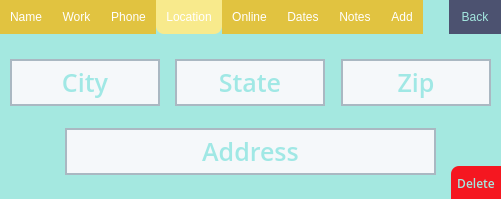
<?xml version="1.0" encoding="UTF-8"?>
<ui version="4.0">
 <class>Entry</class>
 <widget class="QMainWindow" name="Entry">
  <property name="geometry">
   <rect>
    <x>0</x>
    <y>0</y>
    <width>501</width>
    <height>199</height>
   </rect>
  </property>
  <property name="minimumSize">
   <size>
    <width>501</width>
    <height>199</height>
   </size>
  </property>
  <property name="maximumSize">
   <size>
    <width>501</width>
    <height>199</height>
   </size>
  </property>
  <property name="windowTitle">
   <string>MainWindow</string>
  </property>
  <property name="styleSheet">
   <string notr="true">background: #a4e8e0;
</string>
  </property>
  <widget class="QWidget" name="centralwidget">
   <widget class="QTabWidget" name="tabWidget">
    <property name="geometry">
     <rect>
      <x>0</x>
      <y>0</y>
      <width>505</width>
      <height>200</height>
     </rect>
    </property>
    <property name="font">
     <font/>
    </property>
    <property name="cursor">
     <cursorShape>PointingHandCursor</cursorShape>
    </property>
    <property name="whatsThis">
     <string>&lt;html&gt;&lt;head/&gt;&lt;body&gt;&lt;p&gt;&lt;br/&gt;&lt;/p&gt;&lt;/body&gt;&lt;/html&gt;</string>
    </property>
    <property name="styleSheet">
     <string notr="true">QTabWidget {
	background-color: #a4e8e0;
	color: #a4e8e0;
	border: none;
}

QTabBar::tab {
  	background: #e1c340;
  	color: white;
  	padding: 10px;
}

QTabBar::tab:selected {
  	background: #f8ea8c;
	border-bottom-left-radius: 8px;
	border-bottom-right-radius: 8px;
}</string>
    </property>
    <property name="tabPosition">
     <enum>QTabWidget::North</enum>
    </property>
    <property name="tabShape">
     <enum>QTabWidget::Rounded</enum>
    </property>
    <property name="currentIndex">
     <number>3</number>
    </property>
    <widget class="QWidget" name="Name">
     <property name="font">
      <font/>
     </property>
     <property name="accessibleName">
      <string/>
     </property>
     <property name="layoutDirection">
      <enum>Qt::LeftToRight</enum>
     </property>
     <attribute name="title">
      <string>Name</string>
     </attribute>
     <widget class="QLineEdit" name="first">
      <property name="geometry">
       <rect>
        <x>10</x>
        <y>49</y>
        <width>150</width>
        <height>47</height>
       </rect>
      </property>
      <property name="font">
       <font>
        <pointsize>-1</pointsize>
        <underline>true</underline>
       </font>
      </property>
      <property name="styleSheet">
       <string notr="true">background-color: #F5F8FA;
border: 2px solid #AAB8C2;
border-radius: 0px;
font-size: 25px;
color: #4cd7d0;</string>
      </property>
      <property name="text">
       <string/>
      </property>
      <property name="alignment">
       <set>Qt::AlignCenter</set>
      </property>
      <property name="placeholderText">
       <string>First</string>
      </property>
     </widget>
     <widget class="QLineEdit" name="middle">
      <property name="geometry">
       <rect>
        <x>175</x>
        <y>49</y>
        <width>150</width>
        <height>47</height>
       </rect>
      </property>
      <property name="font">
       <font>
        <pointsize>-1</pointsize>
       </font>
      </property>
      <property name="styleSheet">
       <string notr="true">background-color: #F5F8FA;
border: 2px solid #AAB8C2;
border-radius: 0px;
font-size: 25px;
color: #4cd7d0;</string>
      </property>
      <property name="text">
       <string/>
      </property>
      <property name="alignment">
       <set>Qt::AlignCenter</set>
      </property>
      <property name="placeholderText">
       <string>Middle</string>
      </property>
     </widget>
     <widget class="QLineEdit" name="last">
      <property name="geometry">
       <rect>
        <x>341</x>
        <y>49</y>
        <width>150</width>
        <height>47</height>
       </rect>
      </property>
      <property name="font">
       <font>
        <pointsize>-1</pointsize>
       </font>
      </property>
      <property name="styleSheet">
       <string notr="true">background-color: #F5F8FA;
border: 2px solid #AAB8C2;
border-radius: 0px;
font-size: 25px;
color: #4cd7d0;</string>
      </property>
      <property name="text">
       <string/>
      </property>
      <property name="alignment">
       <set>Qt::AlignCenter</set>
      </property>
      <property name="placeholderText">
       <string>Last</string>
      </property>
     </widget>
    </widget>
    <widget class="QWidget" name="Work">
     <property name="cursor">
      <cursorShape>ArrowCursor</cursorShape>
     </property>
     <attribute name="title">
      <string>Work</string>
     </attribute>
     <widget class="QLineEdit" name="company">
      <property name="geometry">
       <rect>
        <x>65</x>
        <y>25</y>
        <width>371</width>
        <height>47</height>
       </rect>
      </property>
      <property name="font">
       <font>
        <family>Open Sans SemiBold</family>
        <pointsize>-1</pointsize>
        <underline>true</underline>
       </font>
      </property>
      <property name="toolTip">
       <string/>
      </property>
      <property name="styleSheet">
       <string notr="true">background-color: #F5F8FA;
border: 2px solid #AAB8C2;
border-radius: 0px;
font-size: 25px;
color: #4cd7d0;
</string>
      </property>
      <property name="alignment">
       <set>Qt::AlignCenter</set>
      </property>
      <property name="placeholderText">
       <string>Company</string>
      </property>
     </widget>
     <widget class="QLineEdit" name="title">
      <property name="geometry">
       <rect>
        <x>65</x>
        <y>94</y>
        <width>371</width>
        <height>47</height>
       </rect>
      </property>
      <property name="font">
       <font>
        <family>Open Sans SemiBold</family>
        <pointsize>-1</pointsize>
       </font>
      </property>
      <property name="styleSheet">
       <string notr="true">background-color: #F5F8FA;
border: 2px solid #AAB8C2;
border-radius: 0px;
font-size: 25px;
color: #4cd7d0;
</string>
      </property>
      <property name="alignment">
       <set>Qt::AlignCenter</set>
      </property>
      <property name="placeholderText">
       <string>Title</string>
      </property>
     </widget>
    </widget>
    <widget class="QWidget" name="Phones">
     <property name="cursor">
      <cursorShape>ArrowCursor</cursorShape>
     </property>
     <attribute name="title">
      <string>Phone</string>
     </attribute>
     <widget class="QLineEdit" name="home">
      <property name="geometry">
       <rect>
        <x>10</x>
        <y>49</y>
        <width>150</width>
        <height>47</height>
       </rect>
      </property>
      <property name="font">
       <font>
        <family>Open Sans SemiBold</family>
        <pointsize>-1</pointsize>
       </font>
      </property>
      <property name="styleSheet">
       <string notr="true">background-color: #F5F8FA;
border: 2px solid #AAB8C2;
border-radius: 0px;
font-size: 22px;
color: #4cd7d0;</string>
      </property>
      <property name="text">
       <string/>
      </property>
      <property name="alignment">
       <set>Qt::AlignCenter</set>
      </property>
      <property name="placeholderText">
       <string>Home</string>
      </property>
     </widget>
     <widget class="QLineEdit" name="mobile">
      <property name="geometry">
       <rect>
        <x>175</x>
        <y>49</y>
        <width>150</width>
        <height>47</height>
       </rect>
      </property>
      <property name="font">
       <font>
        <family>Open Sans SemiBold</family>
        <pointsize>-1</pointsize>
       </font>
      </property>
      <property name="styleSheet">
       <string notr="true">background-color: #F5F8FA;
border: 2px solid #AAB8C2;
border-radius: 0px;
font-size: 22px;
color: #4cd7d0;</string>
      </property>
      <property name="alignment">
       <set>Qt::AlignCenter</set>
      </property>
      <property name="placeholderText">
       <string>Mobile</string>
      </property>
     </widget>
     <widget class="QLineEdit" name="work">
      <property name="geometry">
       <rect>
        <x>341</x>
        <y>49</y>
        <width>150</width>
        <height>47</height>
       </rect>
      </property>
      <property name="font">
       <font>
        <family>Open Sans SemiBold</family>
        <pointsize>-1</pointsize>
       </font>
      </property>
      <property name="styleSheet">
       <string notr="true">background-color: #F5F8FA;
border: 2px solid #AAB8C2;
border-radius: 0px;
font-size: 22px;
color: #4cd7d0;</string>
      </property>
      <property name="alignment">
       <set>Qt::AlignCenter</set>
      </property>
      <property name="placeholderText">
       <string>Work</string>
      </property>
     </widget>
    </widget>
    <widget class="QWidget" name="Location">
     <property name="cursor">
      <cursorShape>ArrowCursor</cursorShape>
     </property>
     <attribute name="title">
      <string>Location</string>
     </attribute>
     <widget class="QLineEdit" name="address">
      <property name="geometry">
       <rect>
        <x>65</x>
        <y>94</y>
        <width>371</width>
        <height>47</height>
       </rect>
      </property>
      <property name="font">
       <font>
        <family>Open Sans SemiBold</family>
        <pointsize>-1</pointsize>
       </font>
      </property>
      <property name="styleSheet">
       <string notr="true">background-color: #F5F8FA;
border: 2px solid #AAB8C2;
border-radius: 0px;
font-size: 25px;
color: #4cd7d0;</string>
      </property>
      <property name="alignment">
       <set>Qt::AlignCenter</set>
      </property>
      <property name="placeholderText">
       <string>Address</string>
      </property>
     </widget>
     <widget class="QLineEdit" name="state">
      <property name="geometry">
       <rect>
        <x>175</x>
        <y>25</y>
        <width>150</width>
        <height>47</height>
       </rect>
      </property>
      <property name="font">
       <font>
        <family>Open Sans SemiBold</family>
        <pointsize>-1</pointsize>
       </font>
      </property>
      <property name="styleSheet">
       <string notr="true">background-color: #F5F8FA;
border: 2px solid #AAB8C2;
border-radius: 0px;
font-size: 25px;
color: #4cd7d0;</string>
      </property>
      <property name="text">
       <string/>
      </property>
      <property name="alignment">
       <set>Qt::AlignCenter</set>
      </property>
      <property name="placeholderText">
       <string>State</string>
      </property>
     </widget>
     <widget class="QLineEdit" name="city">
      <property name="geometry">
       <rect>
        <x>10</x>
        <y>25</y>
        <width>150</width>
        <height>47</height>
       </rect>
      </property>
      <property name="font">
       <font>
        <family>Open Sans SemiBold</family>
        <pointsize>-1</pointsize>
       </font>
      </property>
      <property name="styleSheet">
       <string notr="true">background-color: #F5F8FA;
border: 2px solid #AAB8C2;
border-radius: 0px;
font-size: 25px;
color: #4cd7d0;</string>
      </property>
      <property name="text">
       <string/>
      </property>
      <property name="alignment">
       <set>Qt::AlignCenter</set>
      </property>
      <property name="placeholderText">
       <string>City</string>
      </property>
     </widget>
     <widget class="QLineEdit" name="zip">
      <property name="geometry">
       <rect>
        <x>341</x>
        <y>25</y>
        <width>150</width>
        <height>47</height>
       </rect>
      </property>
      <property name="font">
       <font>
        <family>Open Sans SemiBold</family>
        <pointsize>-1</pointsize>
       </font>
      </property>
      <property name="styleSheet">
       <string notr="true">background-color: #F5F8FA;
border: 2px solid #AAB8C2;
border-radius: 0px;
font-size: 25px;
color: #4cd7d0;</string>
      </property>
      <property name="text">
       <string/>
      </property>
      <property name="alignment">
       <set>Qt::AlignCenter</set>
      </property>
      <property name="placeholderText">
       <string>Zip</string>
      </property>
     </widget>
    </widget>
    <widget class="QWidget" name="Online">
     <property name="cursor">
      <cursorShape>ArrowCursor</cursorShape>
     </property>
     <attribute name="title">
      <string>Online</string>
     </attribute>
     <widget class="QLineEdit" name="email">
      <property name="geometry">
       <rect>
        <x>65</x>
        <y>25</y>
        <width>371</width>
        <height>47</height>
       </rect>
      </property>
      <property name="font">
       <font>
        <family>Open Sans SemiBold</family>
        <pointsize>-1</pointsize>
       </font>
      </property>
      <property name="styleSheet">
       <string notr="true">background-color: #F5F8FA;
border: 2px solid #AAB8C2;
border-radius: 0px;
font-size: 25px;
color: #4cd7d0;</string>
      </property>
      <property name="alignment">
       <set>Qt::AlignCenter</set>
      </property>
      <property name="placeholderText">
       <string>Email</string>
      </property>
     </widget>
     <widget class="QLineEdit" name="website">
      <property name="geometry">
       <rect>
        <x>65</x>
        <y>94</y>
        <width>371</width>
        <height>47</height>
       </rect>
      </property>
      <property name="font">
       <font>
        <family>Open Sans SemiBold</family>
        <pointsize>-1</pointsize>
       </font>
      </property>
      <property name="styleSheet">
       <string notr="true">background-color: #F5F8FA;
border: 2px solid #AAB8C2;
border-radius: 0px;
font-size: 25px;
color: #4cd7d0;</string>
      </property>
      <property name="alignment">
       <set>Qt::AlignCenter</set>
      </property>
      <property name="placeholderText">
       <string>Website</string>
      </property>
     </widget>
    </widget>
    <widget class="QWidget" name="Dates">
     <property name="cursor">
      <cursorShape>ArrowCursor</cursorShape>
     </property>
     <attribute name="title">
      <string>Dates</string>
     </attribute>
     <widget class="QLineEdit" name="birthday">
      <property name="geometry">
       <rect>
        <x>65</x>
        <y>25</y>
        <width>371</width>
        <height>47</height>
       </rect>
      </property>
      <property name="font">
       <font>
        <family>Open Sans SemiBold</family>
        <pointsize>-1</pointsize>
       </font>
      </property>
      <property name="styleSheet">
       <string notr="true">background-color: #F5F8FA;
border: 2px solid #AAB8C2;
border-radius: 0px;
font-size: 25px;
color: #4cd7d0;</string>
      </property>
      <property name="alignment">
       <set>Qt::AlignCenter</set>
      </property>
      <property name="placeholderText">
       <string>Birthday</string>
      </property>
     </widget>
     <widget class="QLineEdit" name="anniversary">
      <property name="geometry">
       <rect>
        <x>65</x>
        <y>94</y>
        <width>371</width>
        <height>47</height>
       </rect>
      </property>
      <property name="font">
       <font>
        <family>Open Sans SemiBold</family>
        <pointsize>-1</pointsize>
       </font>
      </property>
      <property name="styleSheet">
       <string notr="true">background-color: #F5F8FA;
border: 2px solid #AAB8C2;
border-radius: 0px;
font-size: 25px;
color: #4cd7d0;</string>
      </property>
      <property name="alignment">
       <set>Qt::AlignCenter</set>
      </property>
      <property name="placeholderText">
       <string>Anniversary</string>
      </property>
     </widget>
    </widget>
    <widget class="QWidget" name="Notes">
     <property name="cursor">
      <cursorShape>ArrowCursor</cursorShape>
     </property>
     <attribute name="title">
      <string>Notes</string>
     </attribute>
     <widget class="QTextEdit" name="notes">
      <property name="geometry">
       <rect>
        <x>5</x>
        <y>5</y>
        <width>491</width>
        <height>122</height>
       </rect>
      </property>
      <property name="font">
       <font>
        <family>Open Sans SemiBold</family>
        <pointsize>-1</pointsize>
       </font>
      </property>
      <property name="styleSheet">
       <string notr="true">background-color: #F5F8FA;
border: 2px solid #AAB8C2;
border-radius: 0px;
font-size: 20px;
color: #4cd7d0;</string>
      </property>
      <property name="placeholderText">
       <string>Notes</string>
      </property>
     </widget>
    </widget>
    <widget class="QWidget" name="Add">
     <property name="cursor">
      <cursorShape>ArrowCursor</cursorShape>
     </property>
     <attribute name="title">
      <string>Add</string>
     </attribute>
     <widget class="QPushButton" name="add">
      <property name="geometry">
       <rect>
        <x>30</x>
        <y>43</y>
        <width>441</width>
        <height>60</height>
       </rect>
      </property>
      <property name="font">
       <font>
        <family>Open Sans SemiBold</family>
        <pointsize>-1</pointsize>
       </font>
      </property>
      <property name="cursor">
       <cursorShape>PointingHandCursor</cursorShape>
      </property>
      <property name="styleSheet">
       <string notr="true">QPushButton {
	background: #426250;
	border: none;
	border-radius: 0px;
	font-size: 45px;
	color: #caeee0;
}

QPushButton:hover{
    background: #3ACF3A;
}</string>
      </property>
      <property name="text">
       <string>Confirm</string>
      </property>
     </widget>
    </widget>
   </widget>
   <widget class="QPushButton" name="back">
    <property name="geometry">
     <rect>
      <x>449</x>
      <y>0</y>
      <width>52</width>
      <height>34</height>
     </rect>
    </property>
    <property name="font">
     <font/>
    </property>
    <property name="cursor">
     <cursorShape>PointingHandCursor</cursorShape>
    </property>
    <property name="styleSheet">
     <string notr="true">background-color: #4c5270;
border: none;
color: #a4e8e0;</string>
    </property>
    <property name="text">
     <string>Back</string>
    </property>
   </widget>
   <widget class="QPushButton" name="del">
    <property name="geometry">
     <rect>
      <x>451</x>
      <y>166</y>
      <width>50</width>
      <height>34</height>
     </rect>
    </property>
    <property name="font">
     <font>
      <family>Open Sans SemiBold</family>
     </font>
    </property>
    <property name="cursor">
     <cursorShape>PointingHandCursor</cursorShape>
    </property>
    <property name="styleSheet">
     <string notr="true">background-color: #f51720;
border: none;
color: #a4e8e0;
border-top-left-radius: 8px;
</string>
    </property>
    <property name="text">
     <string>Delete</string>
    </property>
   </widget>
   <zorder>tabWidget</zorder>
   <zorder>del</zorder>
   <zorder>back</zorder>
  </widget>
 </widget>
 <resources/>
 <connections/>
</ui>
